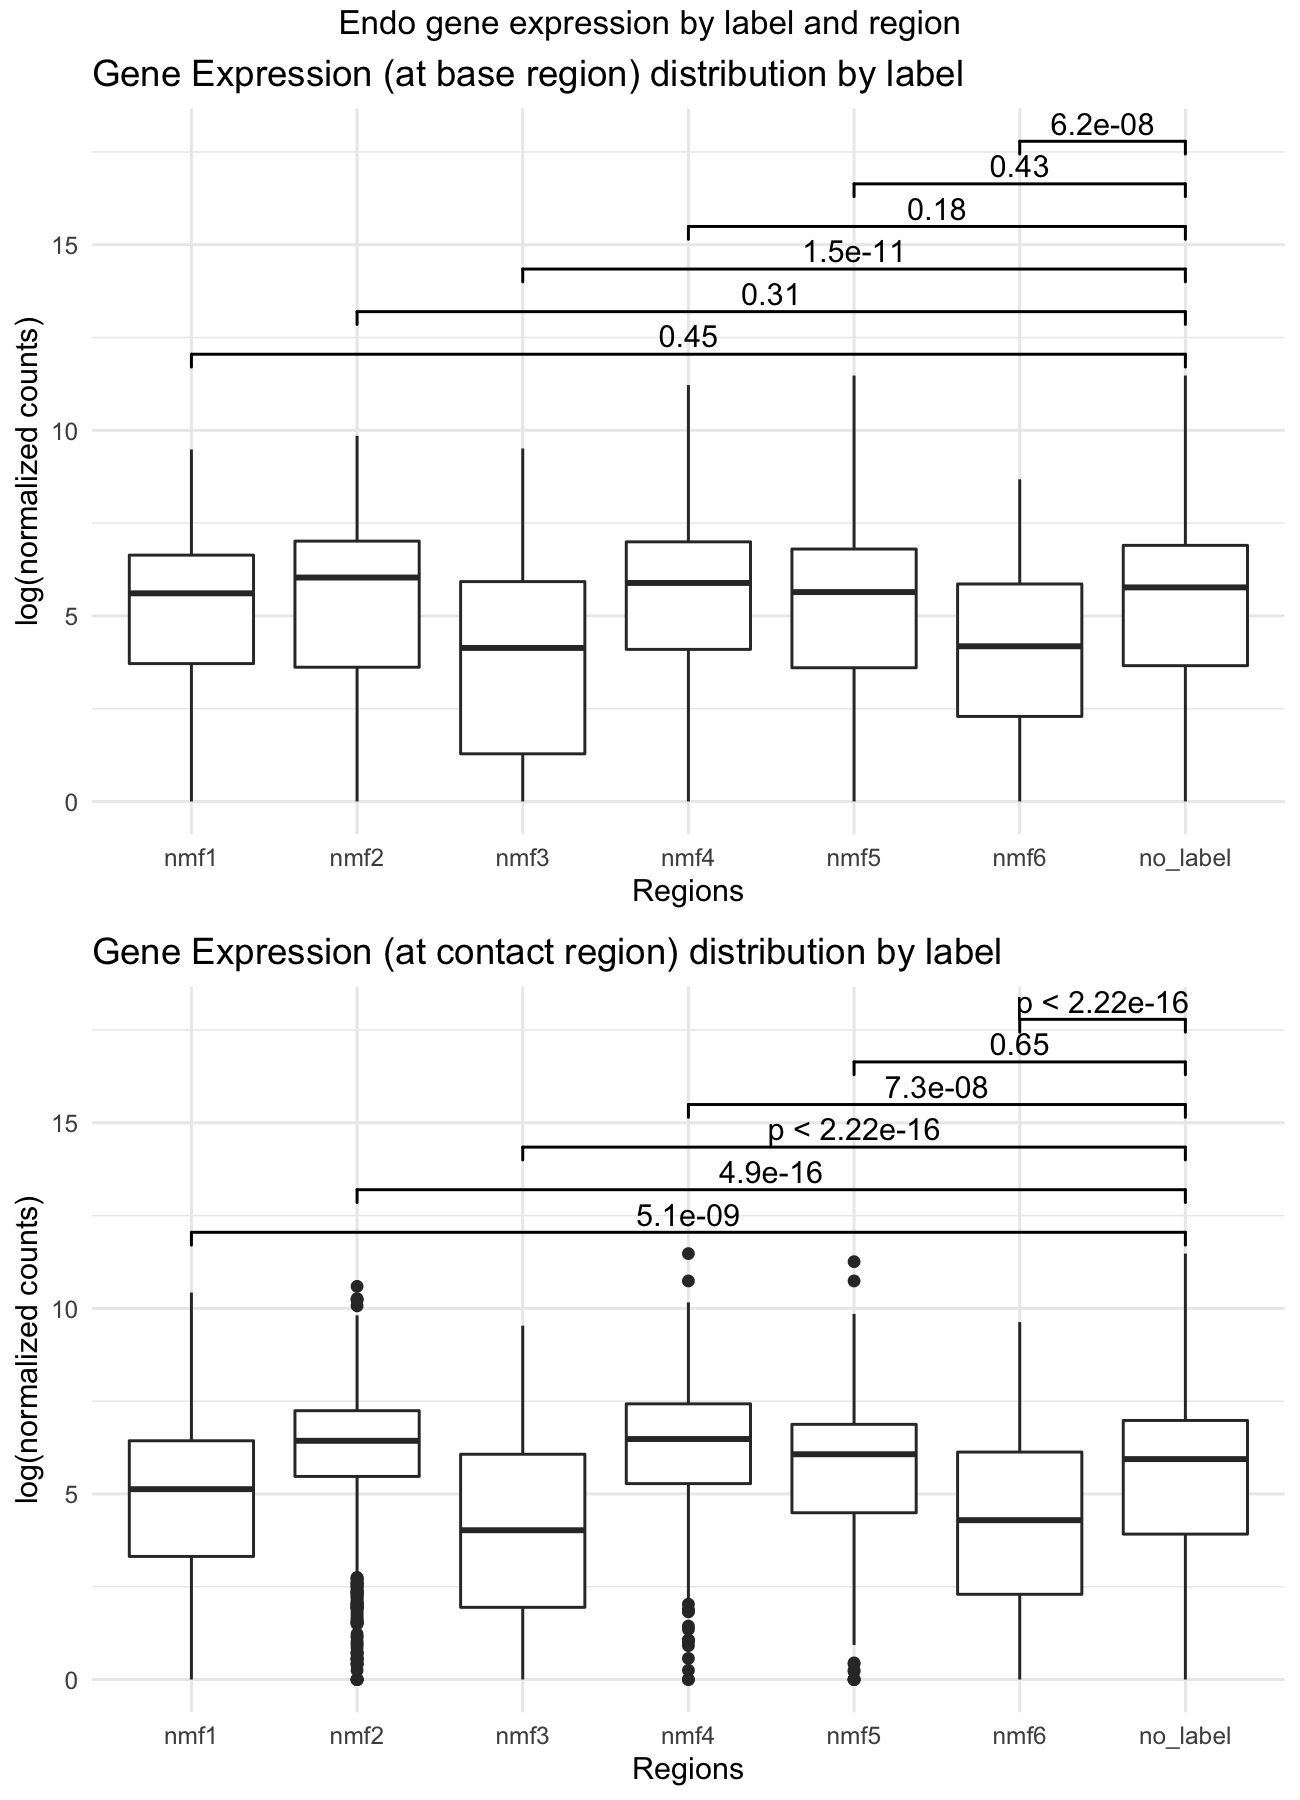

Recreate this plot in R.

setwd("~/Documents/UNLV/Year4/nmf3D/choose_top_results/")

library(tidyverse)
library(ggsignif)


total_int <- read_tsv("nmf3D_network_all.bed", col_names = F, col_types = 'ccccccccc')

H1_present <- total_int[total_int$X4 != '.',1:4]
H1_only <- total_int[total_int$X8 == '.',1:4]
endo_only <- total_int[total_int$X4 == '.',5:8]
endo_present <- total_int[total_int$X8 != '.',5:8]

colnames(H1_present) <- c("chr", "pos1", "pos2", "label")
colnames(endo_present) <- c("chr", "pos1", "pos2", "label")

colnames(H1_only) <- c("chr", "pos1", "pos2", "label")
colnames(endo_only) <- c("chr", "pos1", "pos2", "label")

# RAW COUNT NORMALIZATION
exp_data_raw <- read_csv("../expression/GSE75748_bulk_cell_type_ec.csv")
exp_data <- round(exp_data_raw[,c(2,3,4,5,9,10)])

meta <- cbind.data.frame(cell_type = c(rep("H1",4),"DEC","DEC"))
rownames(meta) <- colnames(exp_data)

library(DESeq2)

dds <- DESeqDataSetFromMatrix(countData = exp_data, colData = meta, design = ~ cell_type)
dds <- estimateSizeFactors(dds)
normalized_counts <- data.frame(counts(dds, normalized=TRUE))

normalized_counts$gene <- exp_data_raw$gene
normalized_counts <- normalized_counts %>% rowwise() %>% 
  mutate(mean_H1 = mean(c(H1_rep1,H1_rep2,H1_rep3,H1_rep4)),
         mean_DEC =mean(c(DEC_rep1,DEC_rep2)))



## INCLUDE GENE OVERLAPS

library(GenomicRanges)
library(AnnotationHub)

# ah <- AnnotationHub()
# gc_db <- ah[["AH75120"]]

get_overlaps <- function(df, gene_exp) {
  
  if (!exists("gc_db")) {
    
    ah <- AnnotationHub()
    # query(ah, c("Gencode", "gff", "human","GRCh38","basic"))
    # gc <- ah[["AH75120"]]
    # gc <- ah[["AH49556"]]
    
    gc_db <<- ah[["AH75120"]]
  }
  
  reg <- GRanges(df$chr, 
                 IRanges(as.numeric(df$pos1), 
                         as.numeric(df$pos2)))
  
  overlaps <- findOverlaps(reg, gc_db)
  
  genes <- extractList(gc_db$gene_name, as(overlaps, "List"))
  genes <- unstrsplit(unique(genes), ";") # Needed in case more than one gene overlaps.
  annot_regions <- cbind.data.frame(df, genes) %>%
    separate_rows(genes, sep = ";") %>% subset(genes != '')
  
  merged <- merge(annot_regions,gene_exp,by.x = "genes", by.y = "gene",all.x = T)
  
  diffs <- merged %>% select(mean_H1, mean_DEC) %>%
    mutate(diff =  mean_H1 - mean_DEC) %>% subset(!is.na(mean_H1)) %>% unique()
  
  
  diffs
}

x <- unique(endo_present$label)

datalist = list()

for (i in x) {
  genes <- get_overlaps(endo_present[grepl(i,endo_present$label),],normalized_counts)
  z = data.frame(cell=c(rep(i,nrow(genes))),diffs=genes$mean_DEC)
  datalist[[i]] <- z
}

no_label <- get_overlaps(H1_only[grepl("[123456]",H1_only$label),],normalized_counts)
z = data.frame(cell=c(rep('no_label',nrow(no_label))),diffs=no_label$mean_DEC)

datalist[["no_label"]] <- z

all <- bind_rows(datalist)

# png("gene_exp_counts.png",width = 1300, height = 800, res = 200)
base_plot <- ggplot(all, aes(y = log(diffs+1), x = cell)) +
  geom_boxplot() +
  labs(x = "Regions", y = "log(normalized counts)",
       title = "Gene Expression (at base region) distribution by label") +
  geom_signif(
    comparisons = list(c("1","no_label"),
                       c("2","no_label"),
                       c("3","no_label"),
                       c("4","no_label"),
                       c("5","no_label"),
                       c("6","no_label")),
    test = 'wilcox.test',
    step_increase = c(.1),
    map_signif_level = F) + 
  theme_minimal()

# dev.off()

##### GET CONTACT BOXPLOTS

contact_bed <- read_tsv("../get_contact_labels/connections.tsv",col_names = c("chr","pos1","pos2","chr_merged","pos1_merged","pos2_merged","lab_merged"),
                        col_types = "cddcccc")

sep_contact_bed <- contact_bed %>% separate_rows(chr_merged,pos1_merged,pos2_merged,sep = ',') %>% distinct()

colnames(sep_contact_bed) <- c("chr","pos1","pos2","contact_chr", "contact_pos1","contact_pos2",'labels')

endo_contacts <- sep_contact_bed[grep("_endo", sep_contact_bed$chr),]
h1_contacts <- sep_contact_bed[grep("_h1", sep_contact_bed$chr),]


h1_contacts$contact_chr <- gsub("_.*",'',h1_contacts$contact_chr)
endo_contacts$contact_chr <- gsub("_.*",'',endo_contacts$contact_chr)

h1_contacts$chr <- gsub("_.*",'',h1_contacts$chr)
endo_contacts$chr <- gsub("_.*",'',endo_contacts$chr)



#### INTERSECT nmf3D labels



endo_nmf3D_regions <- GRanges(endo_present$chr, IRanges(as.numeric(endo_present$pos1),
                                                    as.numeric(endo_present$pos2)))
endo_contact_regions <- GRanges(endo_contacts$chr, IRanges(as.numeric(endo_contacts$pos1),
                                                       as.numeric(endo_contacts$pos2)))



H1_only_nmf3D_regions <- GRanges(H1_only$chr, IRanges(as.numeric(H1_only$pos1),
                                                          as.numeric(H1_only$pos2)))
H1_contact_regions <- GRanges(h1_contacts$chr, IRanges(as.numeric(h1_contacts$pos1),
                                                           as.numeric(h1_contacts$pos2)))


x <- findOverlaps(endo_nmf3D_regions,endo_contact_regions)
y <- findOverlaps(H1_only_nmf3D_regions,H1_contact_regions)


endo_matches <- cbind.data.frame(endo_contacts[attr(x,'to'),],endo_present[attr(x,'from'),])
endo_matches <- endo_matches %>% select(contact_chr,contact_pos1,contact_pos2, label)
colnames(h1_matches) <- c("chr", "pos1","pos2","label")

endo_matches <- cbind.data.frame(h1_contacts[attr(y,'to'),],H1_only[attr(y,'from'),])
endo_matches <- endo_matches %>% select(contact_chr,contact_pos1,contact_pos2, label)
colnames(endo_matches) <- c("chr", "pos1","pos2","label")


x <- unique(endo_matches$label)

datalist = list()

for (i in x) {
  genes <- get_overlaps(endo_matches[grepl(i,endo_matches$label),],normalized_counts)
  z = data.frame(cell=c(rep(i,nrow(genes))),diffs=genes$mean_DEC)
  datalist[[i]] <- z
}

no_label <- get_overlaps(endo_matches[grepl("[123456]",endo_matches$label),],normalized_counts)
z = data.frame(cell=c(rep("no_label",nrow(no_label))),diffs=no_label$mean_DEC)

datalist[["no_label"]] <- z

all <- bind_rows(datalist)

# png("gene_exp_counts_contacts.png",width = 1300, height = 800, res = 200)
contact_plot <- ggplot(all, aes(y = log(diffs+1), x = cell)) +
  geom_boxplot() +
  labs(x = "Regions", y = "log(normalized counts)",
       title = "Gene Expression (at contact region) distribution by label") +
  geom_signif(
    comparisons = list(c("1","no_label"),
                       c("2","no_label"),
                       c("3","no_label"),
                       c("4","no_label"),
                       c("5","no_label"),
                       c("6","no_label")),
    test = 'wilcox.test',
    step_increase = c(.1),
    map_signif_level = F) + 
  theme_minimal()

# dev.off()


# install.packages("egg")
library(egg)


png("gene_exp_endo.png",width = 1300, height = 1800, res = 200)
grid.arrange(base_plot,contact_plot,nrow = 2,
             top = "Endo gene expression by label and region")
dev.off()


